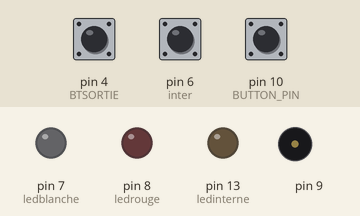
This sketch was run on a simulated Arduino Uno, built with avr-gcc and run on an emulated ATmega328P. Parts: output pins drawn as LEDs (lit = HIGH), buzzer (waves = sounding). Dashed ring = blinking. The test bench sets the inputs (shaded band); at power-on: pin 10 (BUTTON_PIN) HIGH, pin 4 (BTSORTIE) HIGH, pin 6 (inter) HIGH. No radio packets arrive unless stated; what the sketch prints to the serial monitor is not drawn.

Above: at 16.7 s.
16.8 s: pin 10 (BUTTON_PIN) pulled LOW for 1 s
At 17.51 s:
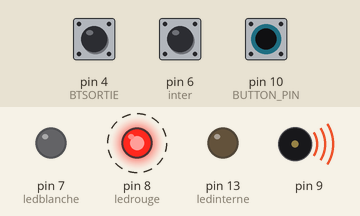
At 21.3 s:
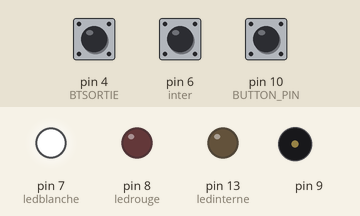
Timing chart, 0 to 32.3 s (numbered marks = the images above; inputs shaded):
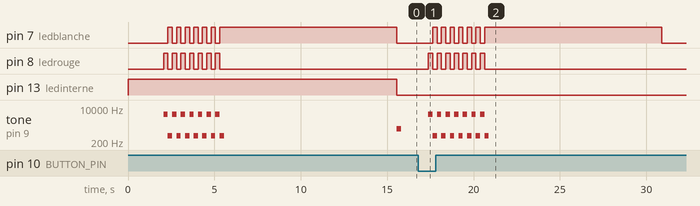

Measured:
- after the input at 16.8 s, pin 7 (ledblanche): goes 6 × (HIGH 0.25 s, LOW 0.25 s), HIGH 10.3 s, then LOW, starting after 0.84 s; pin 8 (ledrouge): alternates HIGH for 0.25 s and LOW for 0.25 s, 14 changes in all, then stays LOW, starting after 0.59 s
- by itself, tone on pin 9: plays 5000 Hz for 0.25 s, 400 Hz for 0.25 s, 5000 Hz for 0.25 s, 400 Hz for 0.25 s, 5000 Hz for 0.25 s, 400 Hz for 0.25 s … (15 notes in this stretch)

The sketch:

EMETTEUR.ino
```cpp
/* ___SODUINO TX_____
  Partie émétteur
  http://www.alnoa.fr
  v2.1 08/10/2014
  ___________________
  */

#include <Bounce2.h>// librairie qui simplifie la prise en charge des bouttons
#include <VirtualWire.h>


const char *clef = "alex";//CLEF transmise à Soduino RX, doit y être identique, sinon cela ne sonne pas
int ledrouge = 8;
int ledblanche = 7;
int inter = 6;//BOUTON DE SELECTION DE MODE : NORMAL ou SILENCIEUX
int etatinfra = 0;
int etatsilence = 0;
int ledinterne = 13;
int BUTTON_PIN = 10;//BARRIERE INFRAROUGE
int BTSORTIE = 4; //bouton retardant pour libre passage interieur >> exterieur
// création de l'objet à debounce cf:librairie bounce2
Bounce debouncer = Bounce();
Bounce debouncerST = Bounce();

//_____________________INITIALISATION____________________________
void setup() {
  //initialisation de la liaison série
  Serial.begin(9600);
  //paramétrage des  boutons en mode pull up
  pinMode(BUTTON_PIN,INPUT_PULLUP);
  pinMode(inter, INPUT_PULLUP);
  pinMode(BTSORTIE, INPUT_PULLUP);
  //paramétrage du  debouncer cf:librairie bounce2
  debouncer.attach(BUTTON_PIN);
  debouncer.interval(350);
  debouncerST.attach(BTSORTIE);
  debouncerST.interval(75);
  //paramétrage des leds
  pinMode(ledinterne,OUTPUT);
  digitalWrite(ledinterne, HIGH );// mise à l'etat HAUT le temps de l'initialisation
  pinMode(ledrouge, OUTPUT);
  pinMode(ledblanche, OUTPUT);

  // Initialisation radio (pin12 data) et changement du pin ptt (pin 10 par défaut) car on l’utilise pour BUTTON_PIN
  vw_set_ptt_pin(5);// /!/ CHANGEMENT DU ptt_pin vers le 5
  vw_setup(1000);
  delay(2000);

  //envoie de la clef pour tester la liaison au démarrage
  vw_send((uint8_t *)clef, strlen(clef));
  vw_wait_tx();// attente que l'envoie soit bien fini

  //activation de l'alarme pour vérification du bon fonctionnement
  alarme();

  Serial.println("Test fait...");
  // bip et extinction de la del13 annonçant la fin du setup
  tone(9, 900, 250);
  digitalWrite(ledinterne,LOW);
}

//______________________BOUCLE__________________________________
void loop() {
 //Mise à jour du debouncer,
 debouncer.update();
 debouncerST.update();
//Lecture et affichage du mode (normal et silence)
etatsilence = digitalRead(inter);
digitalWrite(ledrouge, !etatsilence);

 if ( debouncerST.fell() )
 {
  retardateur();
}

if ( debouncer.fell() )//si la barrière passe à l'état bas
{
    if (etatsilence == LOW)//si en mode silence
    {
      Serial.println("mode silence");
      digitalWrite(ledblanche, HIGH);
      tone(9,900);
      delay(500);
      noTone(9);
      digitalWrite(ledblanche, LOW);
    }
    else//si en mode normal
    {
      Serial.println("mode normal");
      Serial.print("envoie ..");// On envoie plusieurs fois le message au cas où la portée du signal doit être grande et/ou affectée par les parasites.
     for(int i=0; i<4; i++){
          vw_send((uint8_t *)clef, strlen(clef)); // On envoie le message
          vw_wait_tx(); // On attend la fin de l'envoi
          Serial.print(i);
      }

      alarme(); //voir void alarme()

      Serial.println("réussi");
    }
  }
}


void alarme() //sous-programme qui traite le son et les lumières de l'alarme
{
  Serial.println("alarme !");

  for(int comt=0; comt<7; comt++)
  {
    digitalWrite(ledrouge, HIGH);
    tone(9,5000);
    delay(250);
    digitalWrite(ledrouge, LOW);
    digitalWrite(ledblanche, HIGH);
    tone(9, 400);
    delay(250);
    digitalWrite(ledblanche, LOW);
    noTone(9);
  }


  digitalWrite(ledblanche, HIGH);
  Serial.print("anti-flood...");
  delay(10000);
  Serial.println("ok");

  digitalWrite(ledblanche, LOW);
}

void retardateur()
{
  digitalWrite(ledblanche, HIGH);
  tone(9, 500);
  delay(750);
  tone(9,4500);
  delay(100);
  noTone(9);
  // boucle de retardateur de 3min
  for(int e=0;e<180;e++)
  {
    digitalWrite(ledblanche,LOW);
    delay(500);
    digitalWrite(ledblanche,HIGH);
    delay(500);
    }
  for(int z=0; z<4;z++)
  {

    tone(9, 3500);
    delay(450);
    noTone(9);
    delay(250);

  }
  digitalWrite(ledblanche, LOW);
}
// Merci d'avoir téléchargé ce programme sur http://www.alnoa.fr
```
